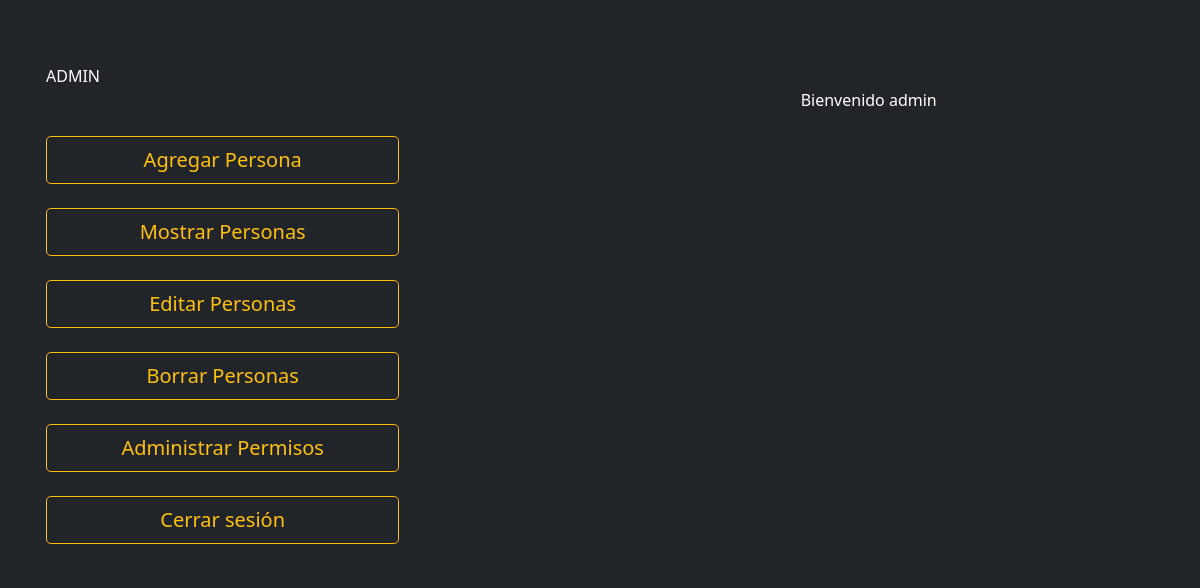
The page /desktop.php (signed in) on the database its author committed.
### tables this page shows
CREATE TABLE `rol` (
  `idrol` int(11) NOT NULL,
  `rol` varchar(20) NOT NULL,
  `habil` int(11) NOT NULL,
  `agrega` int(11) NOT NULL,
  `edita` int(11) NOT NULL,
  `muestra` int(11) NOT NULL,
  `elimina` int(11) NOT NULL,
  `administrar` int(11) NOT NULL
);

### desktop.php (the view, shortened to what this page needs)
<!DOCTYPE html>
<html lang="es">
<head>
    <link rel="stylesheet" href="css/bootstrap.min.css">
</head>
<body class="p-3 my-3 bg-dark text-white">
<div class="container p-3 my-3 bg-dark text-white">
<?php
include_once "conexion.php";
$sql="SELECT rol from rol where idrol='".$_SESSION['rol']."'";
$resultado=$conexion->query($sql);
while($fila=mysqli_fetch_array($resultado))
    {
        echo $fila[0];
    }
?>
    <div class="row">
        <div class="col-sm-4"></div>
        <div class="col-sm-4"></div>
        <div class="col-sm-4">Bienvenido <?php echo $_SESSION['usu'];?></div>
    </div>
    <div class="row">
        <br>
    </div>
    <div class="row">
        <?php
            include_once "conexion.php";
            $sql="SELECT agrega,edita,muestra,elimina,administrar  FROM rol where idrol='".$_SESSION['rol']."'";
            $resultado=$conexion->query($sql);
            echo"<div class='col-sm-4'>";
             while($fila=mysqli_fetch_array($resultado))
                {
                    if($fila[0]==1){
                        echo"<a href='insertar.php' id='insertar' class='btn btn-outline-warning btn-lg btn-block' style='width: 100%;'>Agregar Persona</a><br><br>";
                    }
                    if($fila[1]==1){
                        echo"<a href='mostrar.php' id='mostrar' class='btn btn-outline-warning btn-lg btn-block' style='width: 100%;'>Mostrar Personas</a><br><br>";
                    }
                    if($fila[2]==1){
                        echo"<a href='editar.php' id='editar' class='btn btn-outline-warning btn-lg btn-block' style='width: 100%;'>Editar Personas</a><br><br>";
                    }
                    if($fila[3]==1){
                        echo"<a href='borrar.php' id='borrar' class='btn btn-outline-warning btn-lg btn-block' style='width: 100%;'>Borrar Personas</a><br><br>";
                    }
                    if($fila[4]==1){
                        echo"<a href='administrar.php' id='administrar' class='btn btn-outline-warning btn-lg btn-block' style='width: 100%;'>Administrar Permisos</a><br><br>";
                    }
                }
        ?>
        </div>
        <div class="col-sm-4"></div>
        <div class="col-sm-4"></div>
    </div>
    <div class="row">
        <div class="col-sm-4">
            <a href="cerrar.php" id="cerrar" class="btn btn-outline-warning btn-lg btn-block" style='width: 100%;'>Cerrar sesión</a>
        </div>
        <div class="col-sm-4"></div>
        <div class="col-sm-4"></div>
    </div>
</div>
</body>
</html>

### rows shown on the page
rol: rol "ADMIN", agrega "Agregar Persona", edita "Mostrar Personas", muestra "Editar Personas", elimina "Borrar Personas", administrar "Administrar Permisos"

### other values the page prints
$_SESSION['usu'] "admin"
